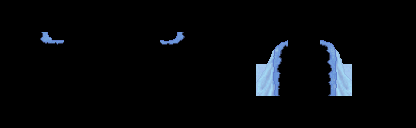

Tiled map render using the project's own tile images. Description and the map definition, with tile-layer contents summarised, below:
An orthogonal 13x4 tile map with 32x32 px tiles, 5 tile layers (Regions, Input_set, InputNot_set, Output_Ground, ...), 4 tilesets.

<map version="1.0" orientation="orthogonal" width="13" height="4" tilewidth="32" tileheight="32">
 <tileset firstgid="1" name="collision" tilewidth="32" tileheight="32">
  <image source="../../graphics/tiles/collision.png" width="64" height="32" />
 </tileset>
 <tileset firstgid="3" name="set_icecave" tilewidth="32" tileheight="32">
  <image source="../../graphics/tiles/set_icecave.png" width="128" height="128" />
 </tileset>
 <tileset firstgid="19" name="set_rules" tilewidth="32" tileheight="32">
  <image source="../../graphics/tiles/set_rules.png" width="64" height="64" />
 </tileset>
 <tileset firstgid="23" name="icecave" tilewidth="32" tileheight="32">
  <image source="../../graphics/tiles/icecave.png" width="512" height="256" />
 </tileset>
 <layer name="Regions" width="13" height="4">
  <data>[52 cells, 16 non-empty, 1 distinct tile ids]</data>
 </layer>
 <layer name="Input_set" width="13" height="4">
  <data>[52 cells, 8 non-empty, 1 distinct tile ids]</data>
 </layer>
 <layer name="InputNot_set" width="13" height="4">
  <data>[52 cells, 8 non-empty, 1 distinct tile ids]</data>
 </layer>
 <layer name="Output_Ground" width="13" height="4">
  <data>[52 cells, 2 non-empty, 2 distinct tile ids]</data>
 </layer>
 <layer name="Output_Over" width="13" height="4">
  <data>[52 cells, 4 non-empty, 4 distinct tile ids]</data>
 </layer>
</map>
